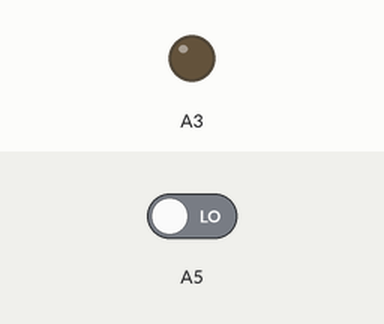
Simulated run of this sketch. Board: Arduino Uno, built with avr-gcc and run on an emulated ATmega328P. Shown: output pins drawn as LEDs (lit = HIGH). Dashed ring = blinking. The test bench sets the inputs (shaded band); at power-on: A5 LOW.

Above: at 1.2 s.
1.3 s: A5 driven HIGH
At 1.5 s:
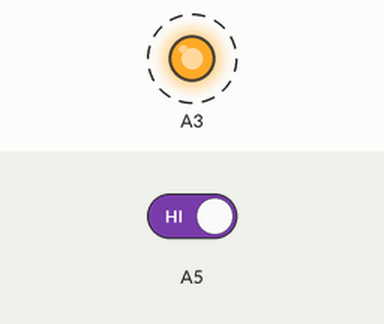
4.3 s: A5 driven LOW
At 4.3 s:
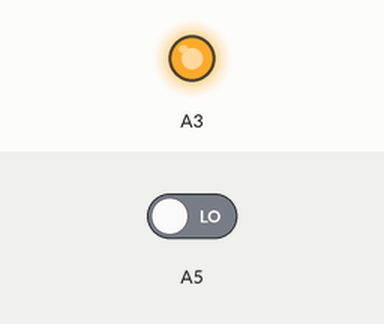
Timing chart, 0 to 7.3 s (numbered marks = the images above; inputs shaded):
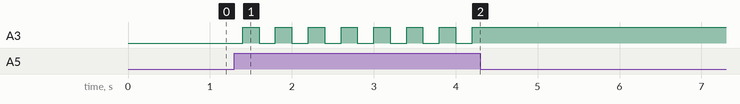

Measured:
- after the input at 1.3 s, A3: alternates HIGH for 0.20 s and LOW for 0.20 s, starting after 0.10 s
- after the input at 4.3 s, A3: stops changing and stays HIGH

The sketch:

led_c.ino
```cpp
// We willen buiten setup() en loop() de status van de LED bewaren.
// hier maken we dus een variabele voor aan :)
int led = LOW;

void setup() {
  // put your setup code here, to run once:

  // Markeer pin A4 als output. Zo kunnen we 'digitalWrite' gebruiken
  // om de pin aan te sturen.
  pinMode(A3, OUTPUT);

  // En markeer pin A5 als input, zo kunnen we luisteren naar het knopje.
  pinMode(A5, INPUT);
}

void loop() {

  // Opdracht C; Zet LED aan en uit door op een knop te drukken
  // ------------------------------

  // Als het knopje wordt ingedrukt..
  if(digitalRead(A5) == HIGH) {

    // En de LED staat op dit moment aan..
    if(led == LOW) {

      // Dan zetten we 'm uit.
      led = HIGH;

    } else {

      // Anders stond hij dus aan, en zetten we 'm nu uit
      led = LOW;
    }
  }

  // Hierboven hebben we bepaald wat het ledje zou moeten doen.
  // hier schrijven we dan ook daadwerkelijk deze status naar pin A3
  digitalWrite(A3, led);

  // En om het niet te snel te laten gaan, wachten we even 200 ms.
  delay(200);

}
```
